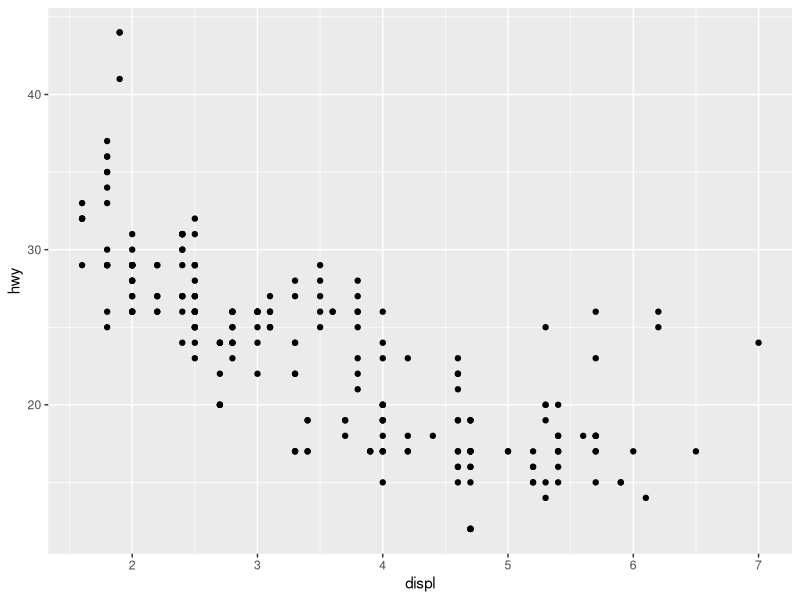
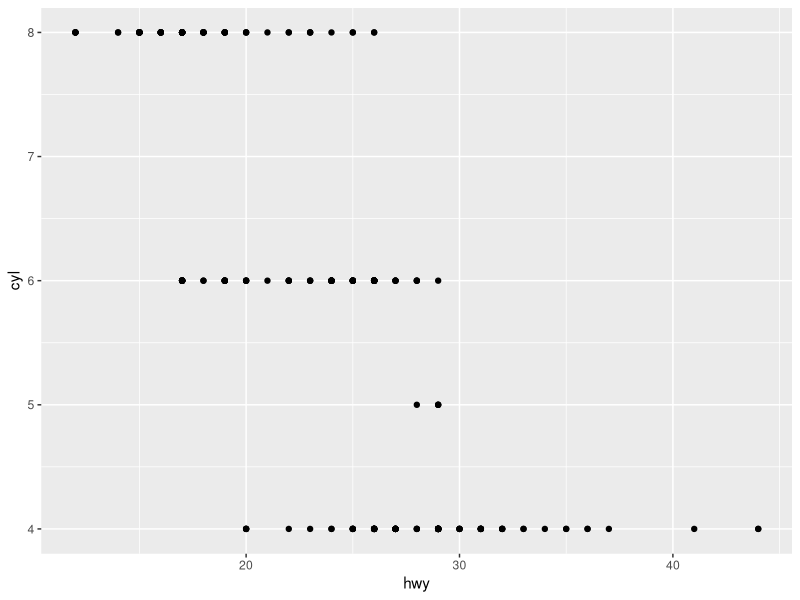
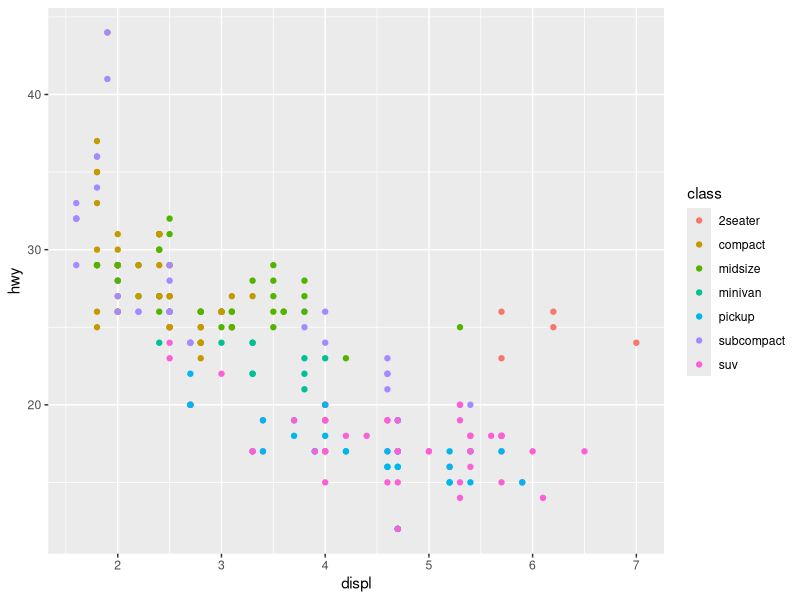
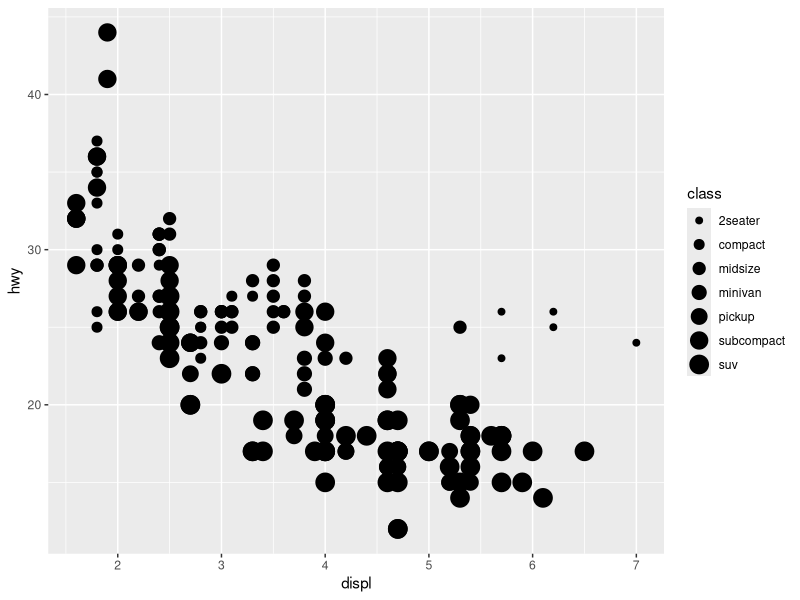
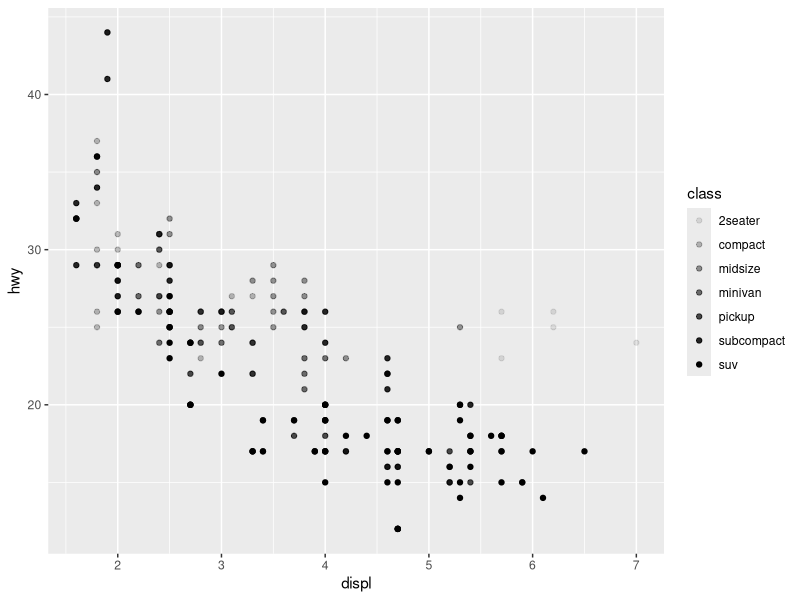
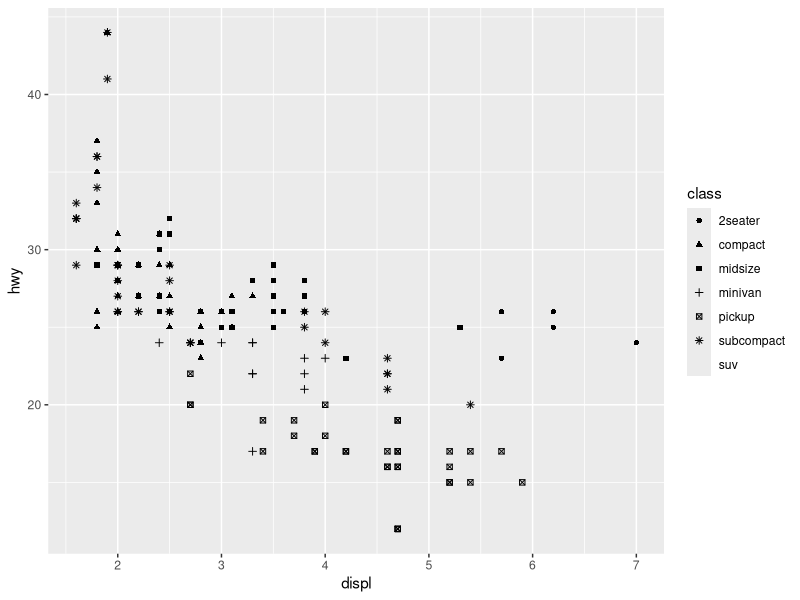
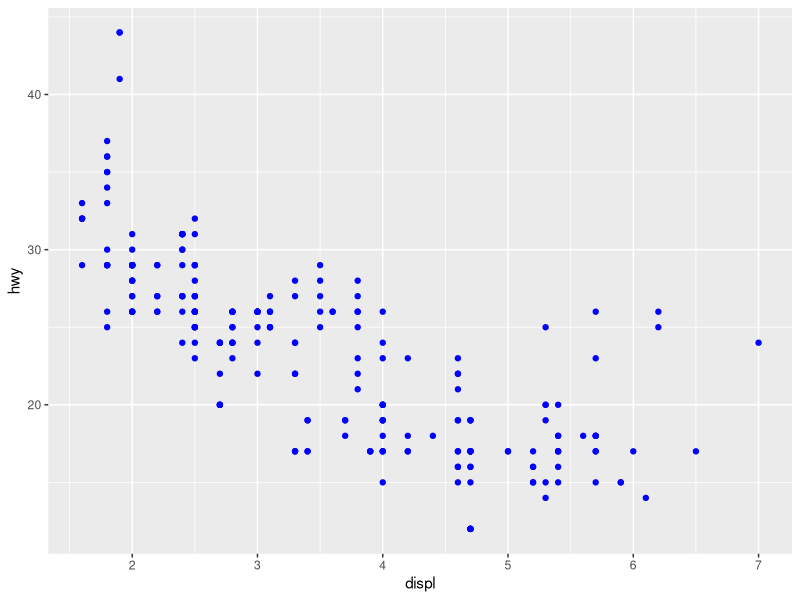
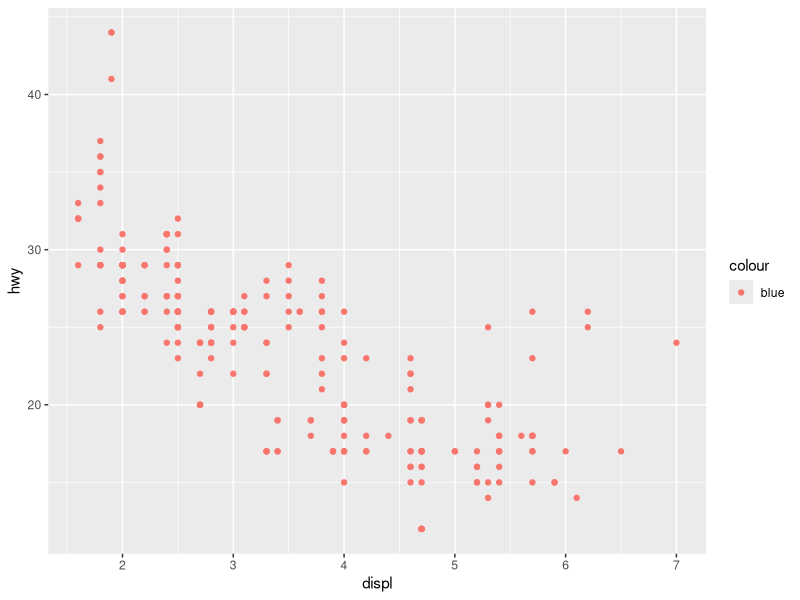

Recreate these plots in R, in order. (Note: this script raises an error after producing the figures.)
library(tidyverse)
mpg

# 11.1 준비

ggplot(mpg) +
  geom_point(aes(x=displ, y=hwy))

mpg$drv
str(mpg)
mpg$drv

# 11.2-2 점 그래프로 살펴보기

ggplot(mpg) +
  geom_point(aes(x=hwy, y=cyl))

## 색깔 바꾸기

ggplot(mpg) +
  geom_point(aes(x=displ, y=hwy, color=class))

## 크기 바꾸기

ggplot(mpg) +
  geom_point(aes(x=displ, y=hwy, size=class))

ggplot(mpg) +
  geom_point(aes(x=displ, y=hwy, alpha=class))

ggplot(mpg) +
  geom_point(aes(x=displ, y=hwy, shape=class))

# 색깔 넣기

ggplot(mpg) +
  geom_point(aes(x=displ, y=hwy), color="blue")

#11-2-3-1 연습문제

ggplot(mpg) +
  geom_point(aes(x=displ, y=hwy, color="blue"))

#11-2-5 점 그래프의 경향성 파악하기

# left
ggplot(mpg) +
  geom_point(aes(x=displ, y=hwy))

# right
ggplot(mpg) +
  geom_smooth(aes(x=displ, y=hwy))

# drv 타입에 따라 분리
ggplot(mpg) +
  geom_smooth(aes(x=displ, y=hwy, linetype=drv))

ggplot(mpg) +
  geom_smooth(aes(x=displ, y=hwy, color=drv))
              
# 다양한 추세선 보기

ggplot(mpg) +
  geom_smooth(aes(x=displ, y=hwy))

ggplot(mpg) +
  geom_smooth(aes(x=displ, y=hwy, group=drv))

# 점 그래프와 추세선 함께 표현하기

ggplot(mpg) +
  geom_point(aes(x=displ, y=hwy)) +
  geom_smooth(aes(x=displ, y=hwy))

ggplot(mpg, aes(x=displ, y=hwy)) +
  geom_point() +
  geom_smooth()

ggplot(mpg) +
  geom_smooth(aes(x=displ, y=hwy, color=drv)) +
  geom_point(aes(x=displ, y=hwy, color=drv))

ggplot(mpg, aes(x=displ, y=hwy)) +
  geom_point(aes(color=class)) +
  geom_smooth()

# 11-2-5-1 연습문제

ggplot(mpg, aes(x=displ, y=hwy, color=drv)) +
  geom_point() +
  geom_smooth(se=F)

ggplot(mpg, aes(x=displ, y=hwy)) +
  geom_point() +
  geom_smooth()

ggplot() +
  geom_point(mpg, aes(x=displ, y=hwy)) +
  geom_smooth(mpg, aes(x=displ, y=hwy))

# 11-2-6 점들이 겹칠 때 해결법

ggplot(data=mpg) +
  geom_point(aes(x=displ, y=hwy), position = "jitter")

# 11-3 막대그래프 다이아몬드 측정해 보기

ggplot(diamonds) +
  geom_bar(aes(x=cut))

ggplot(diamonds) +
  stat_count(mapping=aes(x=cut))

ggplot(diamonds) +
  geom_bar(mapping = aes(x=cut, y= ..prop.., group =1))

# 11-3-2. 다양한 막대그래프의 표현

#left
ggplot(diamonds) +
  geom_bar(mapping = aes(x=cut, color=cut))

#right
ggplot(diamonds) +
  geom_bar(mapping = aes(x=cut, fill=cut))

ggplot(diamonds) +
  geom_bar(mapping=aes(x=cut, fill=clarity))

ggplot(diamonds) +
  geom_bar(mapping = aes(x=cut, fill=clarity), position = "fill")

ggplot(diamonds) +
  geom_bar(mapping = aes(x=cut, fill=clarity), position = "dodge")
